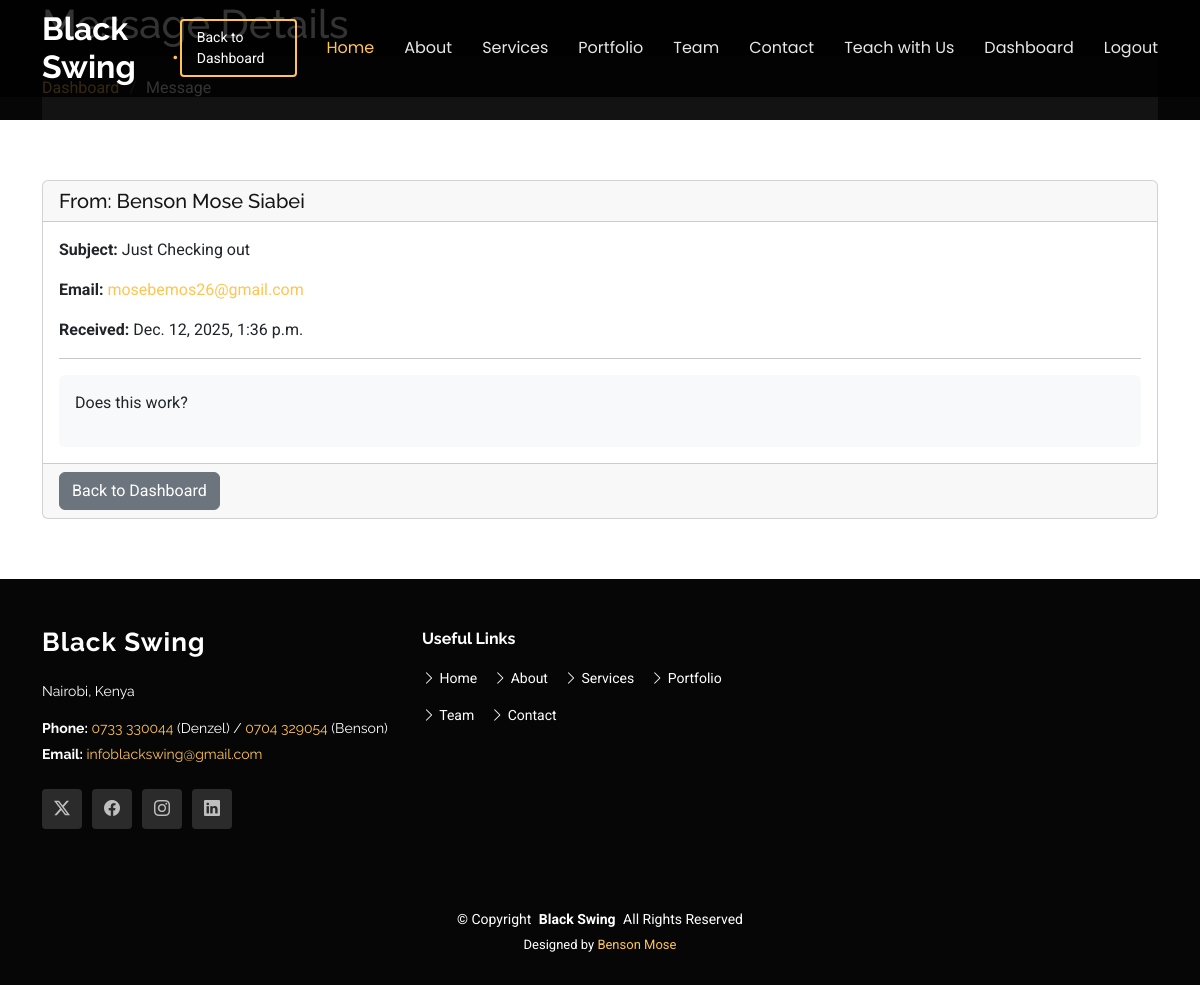
The app's page /dashboard/admin/message/1/ (signed in) with its own data.
### core/models.py (models this page shows, shortened)
class ContactMessage(models.Model):
    name = models.CharField(max_length=255)
    email = models.EmailField()
    subject = models.CharField(max_length=255)
    message = models.TextField()
    is_read = models.BooleanField(default=False, db_index=True)
    created_at = models.DateTimeField(auto_now_add=True)
    class Meta:
        ordering = ['-created_at']

### dashboard/views.py (the view)
# urls.py: path('admin/message/<int:message_id>/', views.view_message, name='view_message'),
@login_required
def view_message(request, message_id):
    if not request.user.is_superuser:
        return redirect('dashboard_redirect')
    message = get_object_or_404(ContactMessage, id=message_id)
    if not message.is_read:
        message.is_read = True
        message.save()
    return render(request, 'dashboard/message_detail.html', {'message': message}) # Redirect to list instead of dash

### core/context_processors.py (called while the page is built)
def unread_messages_count(request):
    if request.user.is_authenticated and request.user.is_superuser:
        messages_count = ContactMessage.objects.filter(is_read=False).count()
        bookings_count = ServiceBooking.objects.filter(is_read=False).count()
        return {'unread_messages_count': messages_count + bookings_count}
    return {}

### templates/dashboard/message_detail.html
{% extends 'base.html' %}
{% block content %}
<main class="main">
    <div class="page-title dark-background">
        <div class="container">
            <h1>Message Details</h1>
            <nav class="breadcrumbs">
                <ol>
                    <li><a href="{% url 'admin_dashboard' %}">Dashboard</a></li>
                    <li class="current">Message</li>
                </ol>
            </nav>
        </div>
    </div>
    <section class="section">
        <div class="container">
            <div class="card">
                <div class="card-header">
                    <h5 class="mb-0">From: {{ message.name }}</h5>
                </div>
                <div class="card-body">
                    <p><strong>Subject:</strong> {{ message.subject }}</p>
                    <p><strong>Email:</strong> <a href="mailto:{{ message.email }}">{{ message.email }}</a></p>
                    <p><strong>Received:</strong> {{ message.created_at }}</p>
                    <hr>
                    <div class="message-content p-3 bg-light rounded">
                        {{ message.message|linebreaks }}
                    </div>
                </div>
                <div class="card-footer">
                    <a href="{% url 'admin_dashboard' %}" class="btn btn-secondary">Back to Dashboard</a>
                </div>
            </div>
        </div>
    </section>
</main>
{% endblock %}

### static/css/main.css (style rules this page uses)
:root { --default-font: "Roboto", system-ui, -apple-system, "Segoe UI", Roboto, "Helvetica Neue", Arial, "Noto Sans", "Liberation Sans", sans-serif, "Apple Color Emoji", "Segoe UI Emoji", "Segoe UI Symbol", "Noto Color Emoji"; --heading-font: "Raleway", sans-serif; --nav-font: "Poppins", sans-serif; }
:root { --background-color: #ffffff; --default-color: #444444; --heading-color: #151515; --accent-color: #ffc451; --surface-color: #ffffff; --contrast-color: #312f2f; }
:root { --nav-color: rgba(255, 255, 255, 0.905); --nav-hover-color: #ffc451; --nav-mobile-background-color: #ffffff; --nav-dropdown-background-color: #ffffff; --nav-dropdown-color: #212529; --nav-dropdown-hover-color: #ffc451; }
.dark-background { --background-color: #060606; --default-color: #ffffff; --heading-color: #ffffff; --surface-color: #252525; --contrast-color: #2a2727; }
:root { scroll-behavior: smooth; }
body { color: var(--default-color); background-color: var(--background-color); font-family: var(--default-font); }
a { color: var(--accent-color); text-decoration: none; transition: 0.3s; }
h1, h2, h3, h4, h5, h6 { color: var(--heading-color); font-family: var(--heading-font); }
.page-title { color: var(--default-color); background-color: var(--background-color); position: relative; }
.page-title nav { background-color: color-mix(in srgb, var(--default-color), transparent 95%); padding: 20px 0; }
.page-title nav ol { display: flex; flex-wrap: wrap; list-style: none; margin: 0; padding: 0; font-size: 16px; font-weight: 400; }
.page-title nav ol li+li { padding-left: 10px; }
.page-title nav ol li+li::before { content: "/"; display: inline-block; padding-right: 10px; color: color-mix(in srgb, var(--default-color), transparent 70%); }
section, .section { color: var(--default-color); background-color: var(--background-color); padding: 60px 0; scroll-margin-top: 80px; overflow: clip; }

### records on screen
ContactMessage: name "Benson Mose Siabei", subject "Just Checking out", email "mosebemos26@gmail.com", created_at "Dec. 12, 2025, 1:36 p.m.", message "Does this work?"
